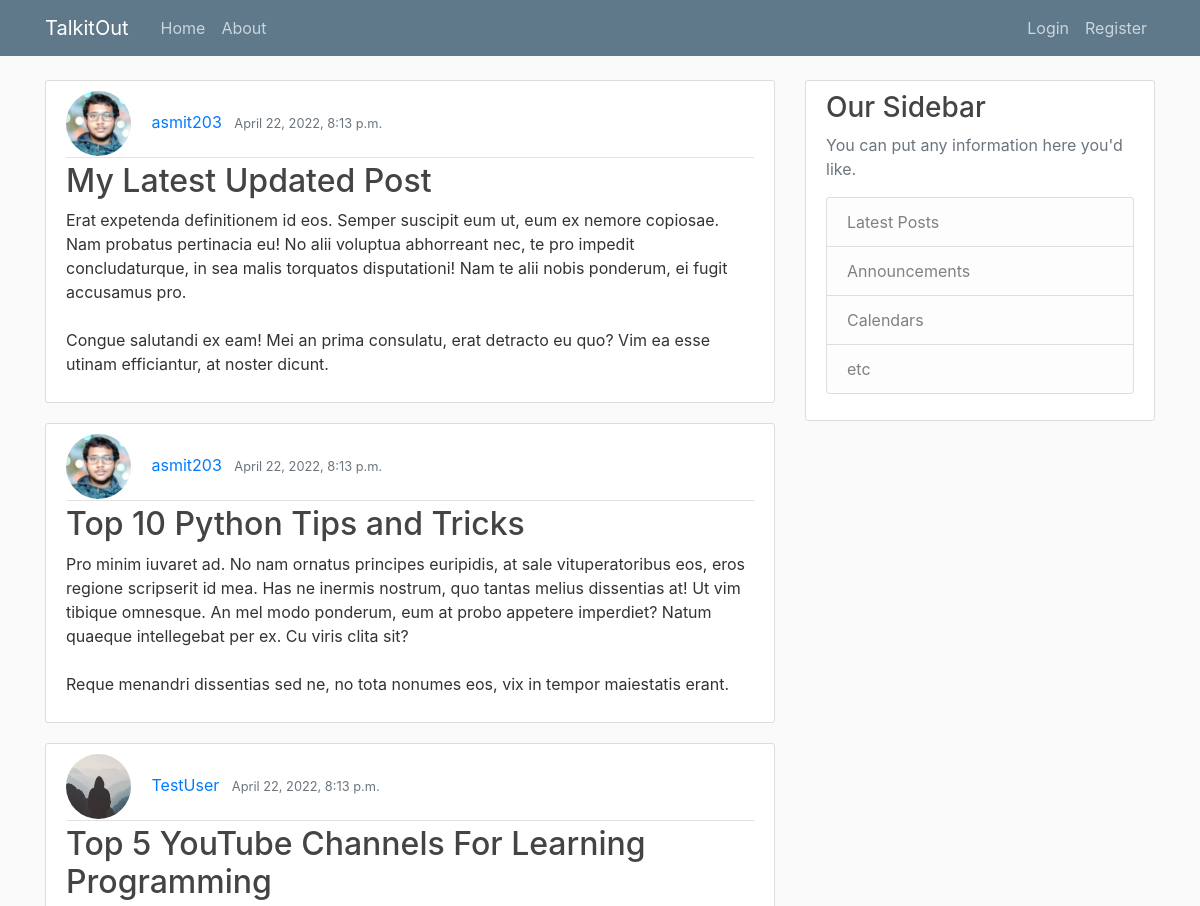
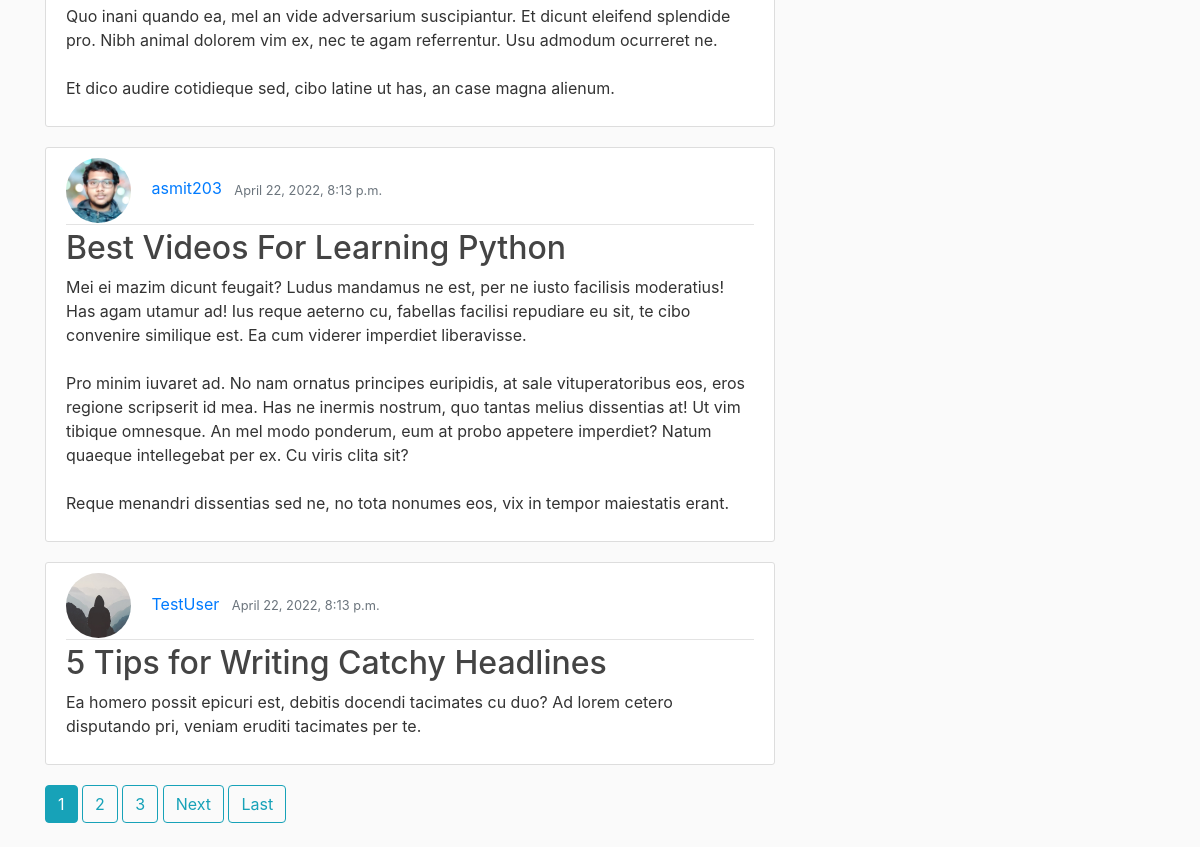
The app's page /, older data (2 pictures, top to bottom).
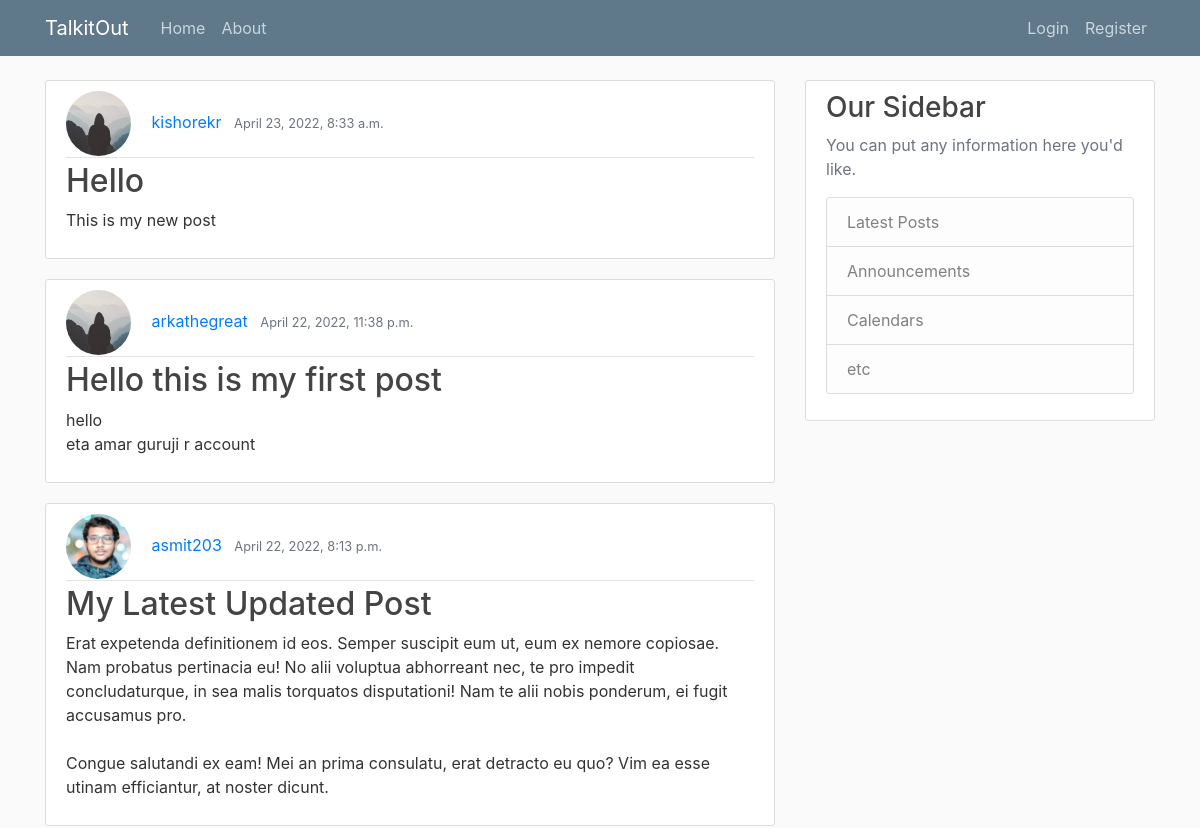
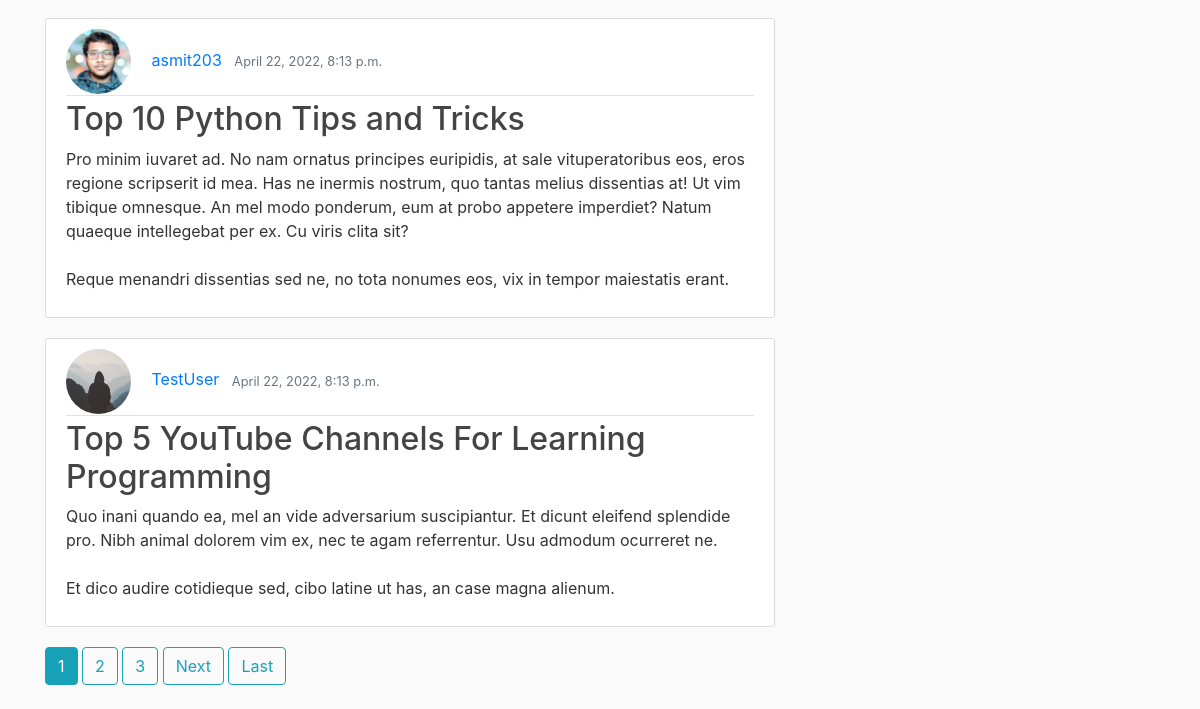
The same page, newer data (2 pictures, top to bottom).
### blog/models.py (models this page shows, shortened)
class post(models.Model):
    title = models.CharField(max_length=100)
    content = RichTextField()
    date_posted = models.DateTimeField(default=timezone.now)
    author = models.ForeignKey(User, on_delete=models.CASCADE)

### users/models.py (models this page shows, shortened)
class Profile(models.Model):
    user = models.OneToOneField(User, on_delete=models.CASCADE)
    image = models.ImageField(default='default.jpg', upload_to='profile_pics')

### blog/views.py (the view)
# urls.py: path('', PostListViews.as_view(),name='blog-home'),
class PostListViews(ListView):
    model = post
    template_name = 'blog/home.html'
    context_object_name = 'posts'
    ordering = ['-date_posted']
    paginate_by = 5

### blog/templates/blog/home.html (shortened to what this page needs)
{% extends "blog/base.html" %}
{% block content %}
{% for post in posts %}
<article class="media content-section">
    <div class="media-body">
        <div class="article-metadata">
            <img class="rounded-circle article-img" src="{{ post.author.profile.image.url }}">
            <a class="mr-2" href="{% url 'user-posts' post.author.username %}">{{ post.author }}</a>
            <small class="text-muted">{{ post.date_posted }}</small>
        </div>
        <h2><a class="article-title" href="{% url 'post-detail' post.id %}">{{ post.title }}</a></h2>
        <p class="article-content">{{ post.content| safe }}</p>
    </div>
</article>
{% endfor %}
{% if is_paginated %}
    {% for num in page_obj.paginator.page_range %}
        {% if page_obj.number == num %}
        <a class="btn btn-info mb-4" href="?page={{ num }}">{{ num }}</a>
        {% elif num > page_obj.number|add:'-3' and num < page_obj.number|add:'3' %}
        <a class="btn btn-outline-info mb-4" href="?page={{ num }}">{{ num }}</a>
        {% endif %}
    {% endfor%}
    {% if page_obj.has_next %}
    <a class="btn btn-outline-info mb-4" href="?page={{ page_obj.next_page_number }}">Next</a>
    <a class="btn btn-outline-info mb-4" href="?page={{ page_obj.paginator.num_pages }}">Last</a>
    {% endif %}
{% endif %}
{% endblock content%}

Row changes from the older to the newer data that the page shows:
no longer on this page (row unchanged): post: author.profile.image (picture), author "asmit203", date_posted "April 22, 2022, 8:13 p.m.", title "Best Videos For Learning Python", content "Mei ei mazim dicunt feugait? Ludus mandamus ne est, per ne iusto facilisis moderatius! Has agam utamur ad! Ius reque aeterno cu, fabellas facilisi repudiare eu sit, te cibo convenire similique est. Ea cum viderer imperdiet liberavisse. Pro minim iuvaret ad. No nam ornatus principes euripidis, at sale vituperatoribus eos, eros regione scripserit id mea. Has ne inermis nostrum, quo tantas melius dissentias at! Ut vim tibique omnesque. An mel modo ponderum, eum at probo appetere imperdiet? Natum quaeque intellegebat per ex. Cu viris clita sit? Reque menandri dissentias sed ne, no tota nonumes eos, vix in tempor maiestatis erant."
no longer on this page (row unchanged): post: author.profile.image (placeholder picture), author "TestUser", date_posted "April 22, 2022, 8:13 p.m.", title "5 Tips for Writing Catchy Headlines", content "Ea homero possit epicuri est, debitis docendi tacimates cu duo? Ad lorem cetero disputando pri, veniam eruditi tacimates per te."
added post: author.profile.image (placeholder picture), author "kishorekr", date_posted "April 23, 2022, 8:33 a.m.", title "Hello", content "This is my new post"
added post: author.profile.image (placeholder picture), author "arkathegreat", date_posted "April 22, 2022, 11:38 p.m.", title "Hello this is my first post", content "hello eta amar guruji r account"
